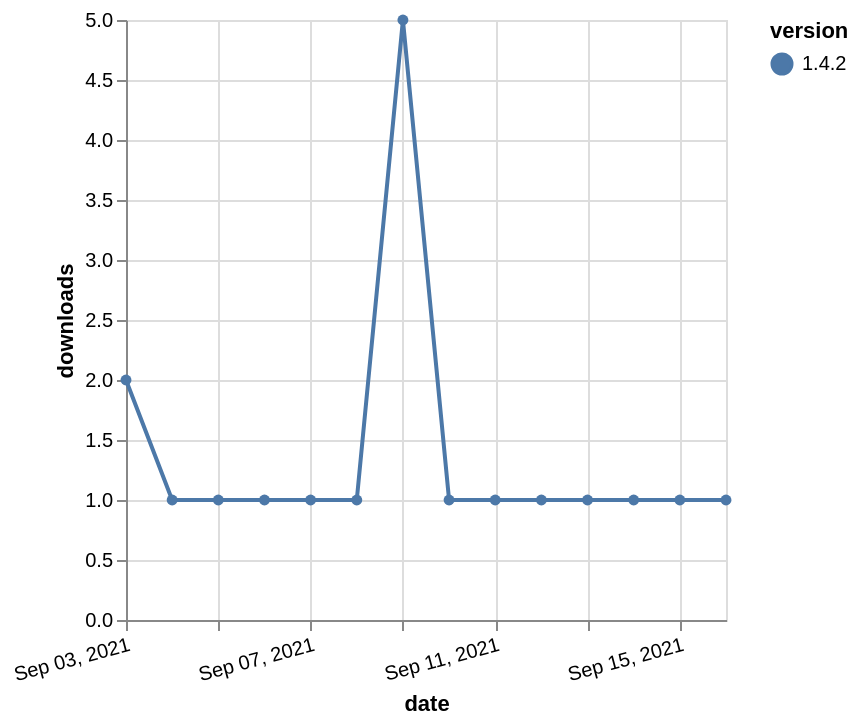

Specify this chart in Vega-Lite:
### Vega-Lite specification from a JSON file in a GitHub repository (floating-point values rounded to 4 significant figures)
{"$schema": "https://vega.github.io/schema/vega-lite/v5.json", "description": "A simple bar chart with embedded data.", "data": {"values": [{"date": "2021-09-03", "total": 502, "delta": 2, "version": "1.4.2"}, {"date": "2021-09-04", "total": 503, "delta": 1, "version": "1.4.2"}, {"date": "2021-09-05", "total": 504, "delta": 1, "version": "1.4.2"}, {"date": "2021-09-06", "total": 505, "delta": 1, "version": "1.4.2"}, {"date": "2021-09-07", "total": 506, "delta": 1, "version": "1.4.2"}, {"date": "2021-09-08", "total": 507, "delta": 1, "version": "1.4.2"}, {"date": "2021-09-09", "total": 512, "delta": 5, "version": "1.4.2"}, {"date": "2021-09-10", "total": 513, "delta": 1, "version": "1.4.2"}, {"date": "2021-09-11", "total": 514, "delta": 1, "version": "1.4.2"}, {"date": "2021-09-12", "total": 515, "delta": 1, "version": "1.4.2"}, {"date": "2021-09-13", "total": 516, "delta": 1, "version": "1.4.2"}, {"date": "2021-09-14", "total": 517, "delta": 1, "version": "1.4.2"}, {"date": "2021-09-15", "total": 518, "delta": 1, "version": "1.4.2"}, {"date": "2021-09-16", "total": 519, "delta": 1, "version": "1.4.2"}]}, "width": "container", "mark": {"type": "line", "point": {"filled": true}}, "encoding": {"x": {"field": "date", "type": "temporal", "timeUnit": "yearmonthdate", "title": "date", "axis": {"labelAngle": -15}}, "y": {"field": "delta", "type": "quantitative", "title": "downloads"}, "color": {"field": "version", "type": "nominal"}, "tooltip": {"field": "delta"}}}
